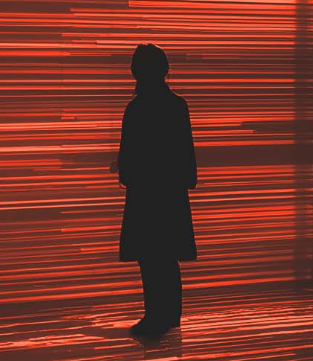
#> input picture test_image.png, 313 x 361 px, given in place of lava_lamp_video.mp4, which was not available
$ python demo_layers.py
#> lines starting #> are read from the running program, lines starting #| are printed output that depends on the picture; pictures that were not available may be replaced by others from this repository, and a replacement may not be noted
### core/entropy.py
import numpy as np
import cv2
from dataclasses import dataclass
from skimage.feature import local_binary_pattern

# --- CONFIGURATION ---
MOTION_THRESHOLD = 0.05

@dataclass
class EntropyFlags:
    use_flow: bool = True
    use_color: bool = True
    use_corners: bool = True
    use_texture: bool = True

def mean_hsv_drift(prev, curr):
    """Calculates Color Drift in HSV space (Environmental Changes)."""
    hsv1 = cv2.cvtColor(prev, cv2.COLOR_BGR2HSV)
    hsv2 = cv2.cvtColor(curr, cv2.COLOR_BGR2HSV)
    return np.linalg.norm(np.array(cv2.mean(hsv2)[:3]) - np.array(cv2.mean(hsv1)[:3]))

def optical_flow_entropy(prev_gray, gray):
    """Calculates Motion Entropy via Dense Optical Flow (Farneback)."""
    flow = cv2.calcOpticalFlowFarneback(prev_gray, gray, None, 0.5, 3, 15, 3, 5, 1.2, 0)
    mag, _ = cv2.cartToPolar(flow[..., 0], flow[..., 1])
    return np.mean(mag), flow

def shi_tomasi_entropy(prev_gray):
    """Calculates Topological Entropy via Corner Density (Shi-Tomasi)."""
    corners = cv2.goodFeaturesToTrack(prev_gray, maxCorners=100, qualityLevel=0.01, minDistance=10)
    if corners is None:
        return 0.0, None
    return len(corners) / 100.0, corners

def lbp_texture_entropy(frame):
    """Calculates Texture Entropy via Local Binary Patterns."""
    gray = cv2.cvtColor(frame, cv2.COLOR_BGR2GRAY)
    lbp = local_binary_pattern(gray, 8, 1, method="uniform")
    (hist, _) = np.histogram(lbp.ravel(), bins=np.arange(0, 11), density=True)
    entropy = -np.sum(hist * np.log2(hist + 1e-7))
    return entropy

def compute_entropy_features(prev_frame, curr_frame, flags: EntropyFlags = EntropyFlags()):
    """Core CV-Signal Extraction. Returns a dictionary of un-weighted entropy proxies."""
    features = {}
    prev_gray = cv2.cvtColor(prev_frame, cv2.COLOR_BGR2GRAY)
    curr_gray = cv2.cvtColor(curr_frame, cv2.COLOR_BGR2GRAY)

    if flags.use_flow:
        val, flow = optical_flow_entropy(prev_gray, curr_gray)
        features['flow_mag'] = val
        features['flow_field'] = flow

    if flags.use_color:
        features['color_drift'] = mean_hsv_drift(prev_frame, curr_frame)

    if flags.use_corners:
        val, corners = shi_tomasi_entropy(prev_gray)
        features['corner_density'] = val
        features['corners'] = corners

    if flags.use_texture:
        features['texture_entropy'] = lbp_texture_entropy(curr_frame)

    return features

# [27 lines left out: functions aggregate_entropy, aggregate_entropy_bytes, not called in this run]

### demo_layers.py
import cv2
import numpy as np
from collections import deque
import matplotlib.pyplot as plt
from matplotlib.backends.backend_agg import FigureCanvasAgg as FigureCanvas
from core.entropy import compute_entropy_features, aggregate_entropy, EntropyFlags

VIDEO_PATH = "data/lava_lamp_video.mp4"

def run_layer_demo():
    print(" STARTING LAYER DEMO...")
    cap = cv2.VideoCapture(VIDEO_PATH)
    hist_flow, hist_drift, hist_corners = deque(maxlen=50), deque(maxlen=50), deque(maxlen=50)
    ret, prev_frame = cap.read()
#> prev_frame is the input picture: shape (361, 313, 3); mean B, G, R 39.9, 52.3, 124.4
    prev_frame = cv2.resize(prev_frame, (320, 240))
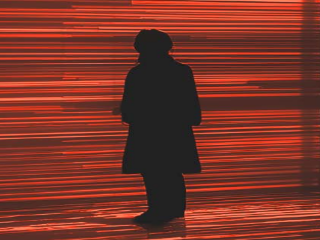
#> prev_frame: shape (240, 320, 3); mean B, G, R 39.8, 52.2, 124.4
    flags = EntropyFlags()

    while True:
        ret, frame = cap.read()
        if not ret: cap.set(cv2.CAP_PROP_POS_FRAMES, 0); continue
        frame = cv2.resize(frame, (320, 240))
        feats = compute_entropy_features(prev_frame, frame, flags)
#> in compute_entropy_features, `prev_gray = cv2.cvtColor(prev_frame, cv2.COLOR_BGR2GRAY)`:
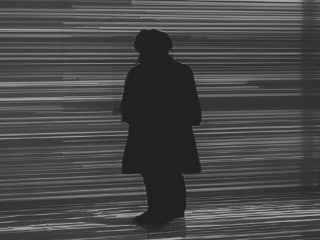
#> prev_gray: shape (240, 320); min 20, max 171, mean 72.4
#> in optical_flow_entropy, `mag, _ = cv2.cartToPolar(flow[..., 0], flow[..., 1])`:
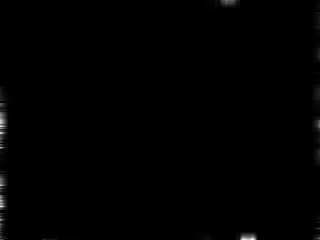
#> mag: shape (240, 320) float32; min 0, max 0.204, mean 0.00086; drawn with min black and max white
#> in compute_entropy_features, `val, flow = optical_flow_entropy(prev_gray, curr_gray)`: val = 0.00086
#> in mean_hsv_drift, `hsv1 = cv2.cvtColor(prev, cv2.COLOR_BGR2HSV)`: hsv1: shape (240, 320, 3); mean H, S, V 8.9, 152.1, 124.5
#> in shi_tomasi_entropy, `corners = cv2.goodFeaturesToTrack(prev_gray, maxCorners=100, qualityLe..`: corners = 100 rows, first 8: [186, 226], [186, 190], [145, 193], [185, 211], [127, 131], [193, 129], [123, 81], [169, 53]
#> in compute_entropy_features, `val, corners = shi_tomasi_entropy(prev_gray)`: val = 1
#> in lbp_texture_entropy, `lbp = local_binary_pattern(gray, 8, 1, method="uniform")`:
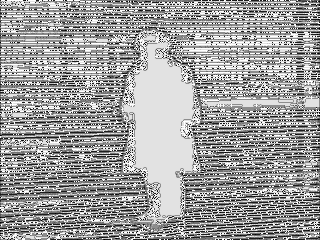
#> lbp: shape (240, 320) float64; min 0, max 9, mean 5.61; drawn with min black and max white
#> in lbp_texture_entropy, `(hist, _) = np.histogram(lbp.ravel(), bins=np.arange(0, 11), density=T..`: hist = [0.0142, 0.124, 0.00605, 0.0284, 0.187, 0.158, 0.0167, 0.101, 0.242, 0.124]
#> in lbp_texture_entropy, `entropy = -np.sum(hist * np.log2(hist + 1e-7))`: entropy = 2.82
#> feats = 6 items

        hist_flow.append(feats.get('flow_mag', 0))
        hist_drift.append(feats.get('color_drift', 0))
        hist_corners.append(feats.get('corner_density', 0))

        panel_2 = np.zeros_like(frame)
        if 'flow_field' in feats:
            mag, _ = cv2.cartToPolar(feats['flow_field'][..., 0], feats['flow_field'][..., 1])
            panel_2 = cv2.applyColorMap(cv2.normalize(mag, None, 0, 255, cv2.NORM_MINMAX).astype(np.uint8), cv2.COLORMAP_JET)
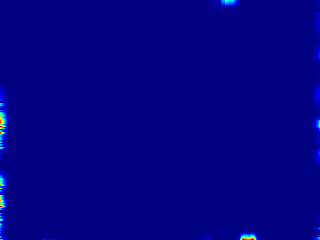
#> panel_2: shape (240, 320, 3); mean B, G, R 130.1, 1.1, 0.3

        fig, ax = plt.subplots(figsize=(3.2, 2.4), dpi=100)
        ax.plot(hist_flow, 'c', label='Flow'); ax.plot(hist_drift, 'm', label='Drift'); ax.plot(hist_corners, 'g', label='Corn')
        ax.legend(fontsize=6); ax.set_facecolor('black'); fig.patch.set_facecolor('black'); ax.grid(alpha=0.2)
        canvas = FigureCanvas(fig); canvas.draw(); plt.close(fig)
#> after `canvas = FigureCanvas(fig)`:
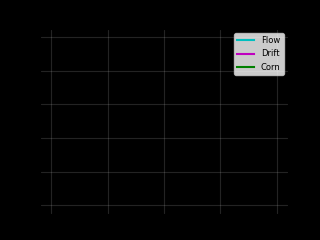
#> figure drawn by matplotlib, 1 panel
        panel_4 = cv2.cvtColor(np.frombuffer(canvas.tostring_rgb(), dtype='uint8').reshape(canvas.get_width_height()[::-1] + (3,)), cv2.COLOR_RGB2BGR)

        cv2.imshow("Layers", np.vstack([np.hstack([frame, panel_2]), np.hstack([np.zeros_like(frame), panel_4])]))
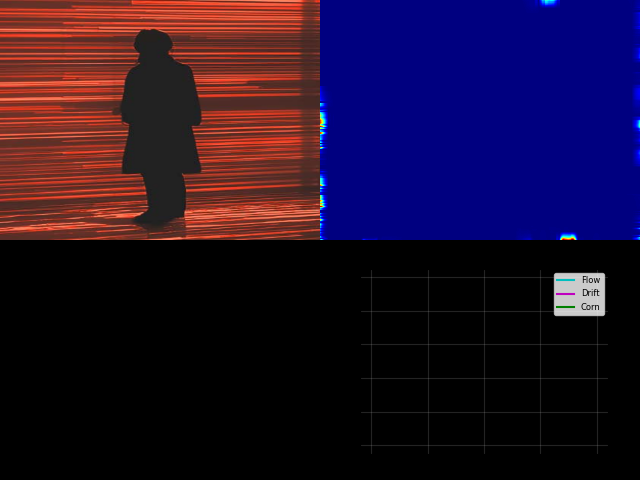
#> window 'Layers': shape (480, 640, 3); mean B, G, R 44.1, 15, 32.8
        if cv2.waitKey(1) & 0xFF == ord('q'): break
#> (key q is pressed here)
        prev_frame = frame
    cap.release(); cv2.destroyAllWindows()

if __name__ == "__main__":
    run_layer_demo()
